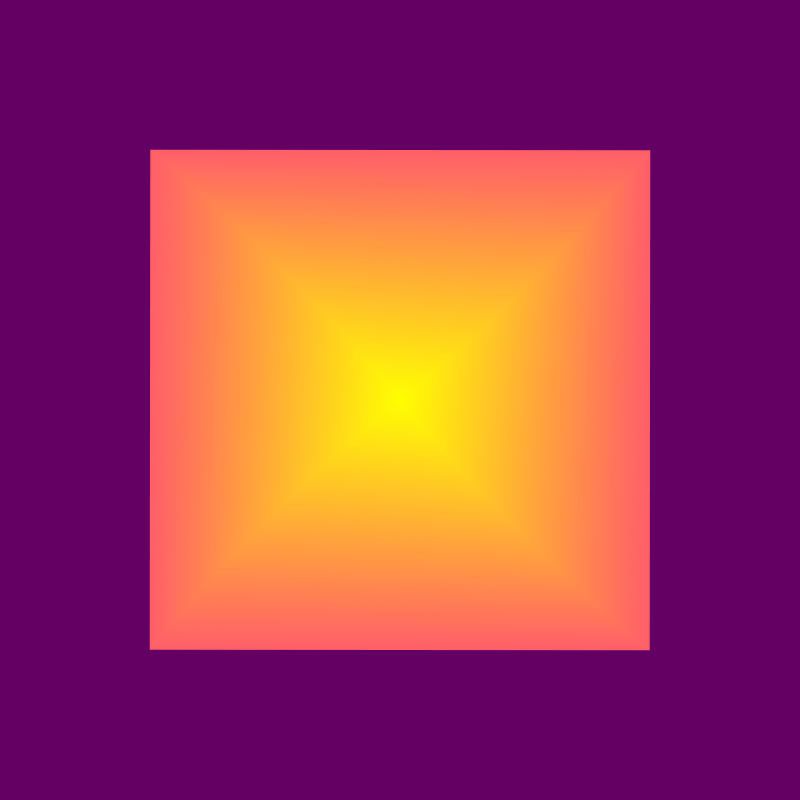
Frame 1 (no input)
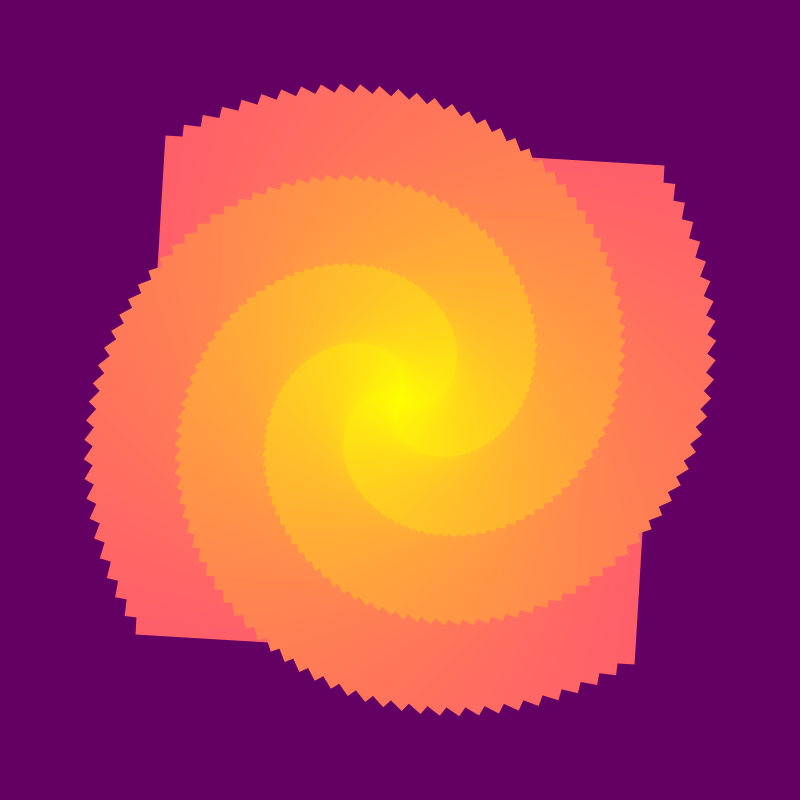
Frame 60 (no input)
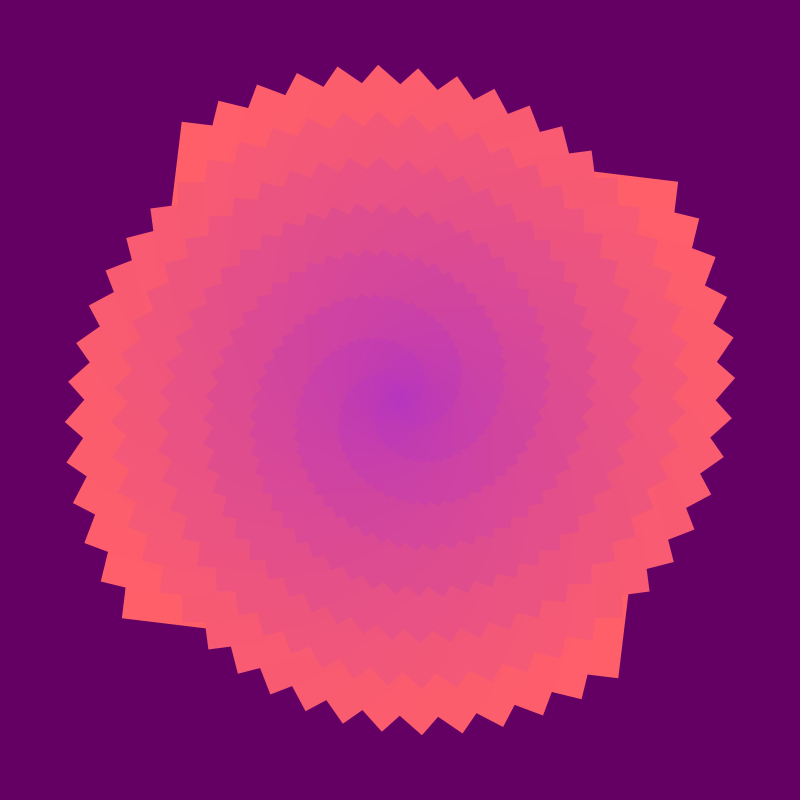
Frame 120 (the mouse pressed at the canvas centre since frame 60)

The p5.js sketch that drew these frames (run headless with seeded random() and noise() and a simulated clock; from frame 60 on, the mouse is pressed at the canvas centre):

// p5.js sketch
// ── sketch.js
let colorInterior;

function setup() {
    createCanvas(800, 800);
    rectMode(CENTER);
    colorInterior = color(255, 255, 0); // Amarillo puro
    noStroke();
}

function draw() {
    background(100,0,100);
    translate(width / 2, height / 2);
    
    let colorExterior = color(255, 95, 105); // Amarillo más claro
    
    for (let i = 500; i > 0; i -= 5) {
        // Normalizamos 'i' entre 0.0 y 1.0 para el lerpColor
        let amt = map(i, 0, 500, 0, 1);
        
        // Calculamos el color intermedio
        let c = lerpColor(colorInterior, colorExterior, amt);
        
        // Asignamos la transparencia (0 a 255, p. ej. 50 para un efecto suave)
        
        fill(c);
        rotate(frameCount * 0.001); // Rotación acumulativa
        square(0, 0, i);
    }

    
}

function mousePressed(){
    colorInterior = color(random(255),random(255),random(255));
}
